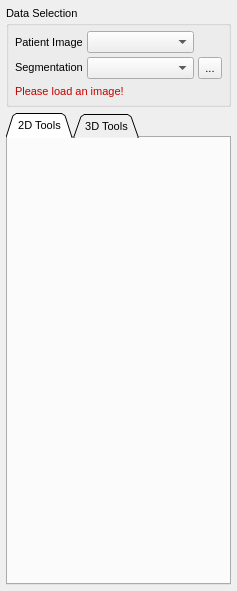
<?xml version="1.0" encoding="UTF-8"?>
<ui version="4.0">
 <class>QmitkSegmentationControls</class>
 <widget class="QWidget" name="QmitkSegmentationControls">
  <property name="geometry">
   <rect>
    <x>0</x>
    <y>0</y>
    <width>237</width>
    <height>591</height>
   </rect>
  </property>
  <property name="sizePolicy">
   <sizepolicy hsizetype="Minimum" vsizetype="Minimum">
    <horstretch>0</horstretch>
    <verstretch>0</verstretch>
   </sizepolicy>
  </property>
  <property name="minimumSize">
   <size>
    <width>0</width>
    <height>0</height>
   </size>
  </property>
  <property name="font">
   <font>
    <family>MS Shell Dlg 2</family>
    <pointsize>8</pointsize>
    <weight>50</weight>
    <italic>false</italic>
    <bold>false</bold>
    <underline>false</underline>
    <strikeout>false</strikeout>
   </font>
  </property>
  <property name="windowTitle">
   <string>QmitkSegmentation</string>
  </property>
  <layout class="QVBoxLayout" name="verticalLayout_6">
   <property name="sizeConstraint">
    <enum>QLayout::SetMinimumSize</enum>
   </property>
   <property name="leftMargin">
    <number>6</number>
   </property>
   <property name="topMargin">
    <number>6</number>
   </property>
   <property name="rightMargin">
    <number>6</number>
   </property>
   <property name="bottomMargin">
    <number>6</number>
   </property>
   <item>
    <widget class="QGroupBox" name="groupBox">
     <property name="sizePolicy">
      <sizepolicy hsizetype="Minimum" vsizetype="Fixed">
       <horstretch>0</horstretch>
       <verstretch>0</verstretch>
      </sizepolicy>
     </property>
     <property name="title">
      <string>Data Selection</string>
     </property>
     <layout class="QVBoxLayout" name="verticalLayout_3">
      <property name="leftMargin">
       <number>6</number>
      </property>
      <property name="topMargin">
       <number>6</number>
      </property>
      <property name="rightMargin">
       <number>6</number>
      </property>
      <property name="bottomMargin">
       <number>6</number>
      </property>
      <item>
       <layout class="QGridLayout" name="gridLayout_2" columnstretch="0,0,0">
        <property name="sizeConstraint">
         <enum>QLayout::SetMinimumSize</enum>
        </property>
        <property name="spacing">
         <number>4</number>
        </property>
        <item row="0" column="0">
         <widget class="QLabel" name="lblPatientImage">
          <property name="sizePolicy">
           <sizepolicy hsizetype="Maximum" vsizetype="Preferred">
            <horstretch>0</horstretch>
            <verstretch>0</verstretch>
           </sizepolicy>
          </property>
          <property name="text">
           <string>Patient Image</string>
          </property>
         </widget>
        </item>
        <item row="1" column="0">
         <widget class="QLabel" name="lblSegmentation">
          <property name="sizePolicy">
           <sizepolicy hsizetype="Maximum" vsizetype="Fixed">
            <horstretch>0</horstretch>
            <verstretch>0</verstretch>
           </sizepolicy>
          </property>
          <property name="text">
           <string>Segmentation</string>
          </property>
         </widget>
        </item>
        <item row="1" column="2">
         <widget class="QToolButton" name="btnNewSegmentation">
          <property name="sizePolicy">
           <sizepolicy hsizetype="Maximum" vsizetype="Minimum">
            <horstretch>0</horstretch>
            <verstretch>0</verstretch>
           </sizepolicy>
          </property>
          <property name="toolTip">
           <string>Create a new segmentation</string>
          </property>
          <property name="text">
           <string>...</string>
          </property>
          <property name="icon">
           <iconset resource="../../resources/segmentation.qrc">
            <normaloff>:/segmentation/btnNew.png</normaloff>:/segmentation/btnNew.png</iconset>
          </property>
         </widget>
        </item>
        <item row="1" column="1">
         <widget class="QmitkDataStorageComboBox" name="segImageSelector">
          <property name="sizePolicy">
           <sizepolicy hsizetype="Minimum" vsizetype="Fixed">
            <horstretch>0</horstretch>
            <verstretch>0</verstretch>
           </sizepolicy>
          </property>
         </widget>
        </item>
        <item row="0" column="1">
         <widget class="QmitkDataStorageComboBox" name="patImageSelector">
          <property name="sizePolicy">
           <sizepolicy hsizetype="Minimum" vsizetype="Fixed">
            <horstretch>0</horstretch>
            <verstretch>0</verstretch>
           </sizepolicy>
          </property>
         </widget>
        </item>
       </layout>
      </item>
      <item>
       <widget class="QLabel" name="lblSegmentationWarnings">
        <property name="sizePolicy">
         <sizepolicy hsizetype="Minimum" vsizetype="Fixed">
          <horstretch>0</horstretch>
          <verstretch>0</verstretch>
         </sizepolicy>
        </property>
        <property name="palette">
         <palette>
          <active>
           <colorrole role="WindowText">
            <brush brushstyle="SolidPattern">
             <color alpha="255">
              <red>200</red>
              <green>0</green>
              <blue>0</blue>
             </color>
            </brush>
           </colorrole>
           <colorrole role="Text">
            <brush brushstyle="SolidPattern">
             <color alpha="255">
              <red>200</red>
              <green>0</green>
              <blue>0</blue>
             </color>
            </brush>
           </colorrole>
           <colorrole role="ButtonText">
            <brush brushstyle="SolidPattern">
             <color alpha="255">
              <red>200</red>
              <green>0</green>
              <blue>0</blue>
             </color>
            </brush>
           </colorrole>
          </active>
          <inactive>
           <colorrole role="WindowText">
            <brush brushstyle="SolidPattern">
             <color alpha="255">
              <red>200</red>
              <green>0</green>
              <blue>0</blue>
             </color>
            </brush>
           </colorrole>
           <colorrole role="Text">
            <brush brushstyle="SolidPattern">
             <color alpha="255">
              <red>200</red>
              <green>0</green>
              <blue>0</blue>
             </color>
            </brush>
           </colorrole>
           <colorrole role="ButtonText">
            <brush brushstyle="SolidPattern">
             <color alpha="255">
              <red>200</red>
              <green>0</green>
              <blue>0</blue>
             </color>
            </brush>
           </colorrole>
          </inactive>
          <disabled>
           <colorrole role="WindowText">
            <brush brushstyle="SolidPattern">
             <color alpha="255">
              <red>84</red>
              <green>82</green>
              <blue>78</blue>
             </color>
            </brush>
           </colorrole>
           <colorrole role="Text">
            <brush brushstyle="SolidPattern">
             <color alpha="255">
              <red>84</red>
              <green>82</green>
              <blue>78</blue>
             </color>
            </brush>
           </colorrole>
           <colorrole role="ButtonText">
            <brush brushstyle="SolidPattern">
             <color alpha="255">
              <red>84</red>
              <green>82</green>
              <blue>78</blue>
             </color>
            </brush>
           </colorrole>
          </disabled>
         </palette>
        </property>
        <property name="font">
         <font>
          <weight>50</weight>
          <bold>false</bold>
         </font>
        </property>
        <property name="text">
         <string>Please load an image!</string>
        </property>
        <property name="wordWrap">
         <bool>true</bool>
        </property>
       </widget>
      </item>
     </layout>
    </widget>
   </item>
   <item>
    <widget class="QTabWidget" name="tabWidgetSegmentationTools">
     <property name="sizePolicy">
      <sizepolicy hsizetype="Minimum" vsizetype="Minimum">
       <horstretch>0</horstretch>
       <verstretch>0</verstretch>
      </sizepolicy>
     </property>
     <property name="layoutDirection">
      <enum>Qt::LeftToRight</enum>
     </property>
     <property name="styleSheet">
      <string notr="true">QTabWidget::tab-bar { alignment: middle; }</string>
     </property>
     <property name="tabPosition">
      <enum>QTabWidget::North</enum>
     </property>
     <property name="tabShape">
      <enum>QTabWidget::Triangular</enum>
     </property>
     <property name="currentIndex">
      <number>0</number>
     </property>
     <widget class="QWidget" name="tab2DTools">
      <property name="sizePolicy">
       <sizepolicy hsizetype="Minimum" vsizetype="Preferred">
        <horstretch>0</horstretch>
        <verstretch>0</verstretch>
       </sizepolicy>
      </property>
      <property name="layoutDirection">
       <enum>Qt::LeftToRight</enum>
      </property>
      <property name="autoFillBackground">
       <bool>false</bool>
      </property>
      <attribute name="title">
       <string>2D Tools</string>
      </attribute>
      <layout class="QVBoxLayout" name="verticalLayout">
       <property name="leftMargin">
        <number>6</number>
       </property>
       <property name="topMargin">
        <number>6</number>
       </property>
       <property name="rightMargin">
        <number>6</number>
       </property>
       <property name="bottomMargin">
        <number>6</number>
       </property>
       <item>
        <widget class="QmitkToolGUIArea" name="m_ManualToolGUIContainer2D" native="true">
         <property name="sizePolicy">
          <sizepolicy hsizetype="Minimum" vsizetype="Minimum">
           <horstretch>0</horstretch>
           <verstretch>0</verstretch>
          </sizepolicy>
         </property>
         <property name="font">
          <font>
           <weight>50</weight>
           <bold>false</bold>
          </font>
         </property>
        </widget>
       </item>
       <item>
        <widget class="QmitkToolSelectionBox" name="m_ManualToolSelectionBox2D" native="true">
         <property name="sizePolicy">
          <sizepolicy hsizetype="Minimum" vsizetype="Fixed">
           <horstretch>0</horstretch>
           <verstretch>0</verstretch>
          </sizepolicy>
         </property>
         <property name="font">
          <font>
           <weight>50</weight>
           <bold>false</bold>
          </font>
         </property>
        </widget>
       </item>
       <item>
        <widget class="QmitkSlicesInterpolator" name="m_SlicesInterpolator" native="true">
         <property name="sizePolicy">
          <sizepolicy hsizetype="Minimum" vsizetype="Fixed">
           <horstretch>0</horstretch>
           <verstretch>0</verstretch>
          </sizepolicy>
         </property>
         <property name="font">
          <font>
           <weight>50</weight>
           <bold>false</bold>
          </font>
         </property>
        </widget>
       </item>
       <item>
        <spacer name="verticalSpacer_2">
         <property name="orientation">
          <enum>Qt::Vertical</enum>
         </property>
         <property name="sizeHint" stdset="0">
          <size>
           <width>20</width>
           <height>40</height>
          </size>
         </property>
        </spacer>
       </item>
      </layout>
     </widget>
     <widget class="QWidget" name="tab3DTools">
      <property name="sizePolicy">
       <sizepolicy hsizetype="Minimum" vsizetype="Minimum">
        <horstretch>0</horstretch>
        <verstretch>0</verstretch>
       </sizepolicy>
      </property>
      <attribute name="title">
       <string>3D Tools</string>
      </attribute>
      <layout class="QVBoxLayout" name="verticalLayout_2">
       <property name="leftMargin">
        <number>6</number>
       </property>
       <property name="topMargin">
        <number>6</number>
       </property>
       <property name="rightMargin">
        <number>6</number>
       </property>
       <property name="bottomMargin">
        <number>6</number>
       </property>
       <item>
        <widget class="QmitkToolGUIArea" name="m_ManualToolGUIContainer3D" native="true">
         <property name="sizePolicy">
          <sizepolicy hsizetype="Minimum" vsizetype="Minimum">
           <horstretch>0</horstretch>
           <verstretch>0</verstretch>
          </sizepolicy>
         </property>
         <property name="font">
          <font>
           <weight>50</weight>
           <bold>false</bold>
          </font>
         </property>
        </widget>
       </item>
       <item>
        <widget class="QmitkToolSelectionBox" name="m_ManualToolSelectionBox3D" native="true">
         <property name="sizePolicy">
          <sizepolicy hsizetype="Minimum" vsizetype="Minimum">
           <horstretch>0</horstretch>
           <verstretch>0</verstretch>
          </sizepolicy>
         </property>
         <property name="font">
          <font>
           <weight>50</weight>
           <bold>false</bold>
          </font>
         </property>
        </widget>
       </item>
       <item>
        <spacer name="verticalSpacer">
         <property name="orientation">
          <enum>Qt::Vertical</enum>
         </property>
         <property name="sizeHint" stdset="0">
          <size>
           <width>20</width>
           <height>40</height>
          </size>
         </property>
        </spacer>
       </item>
      </layout>
     </widget>
    </widget>
   </item>
  </layout>
 </widget>
 <layoutdefault spacing="6" margin="11"/>
 <customwidgets>
  <customwidget>
   <class>QmitkDataStorageComboBox</class>
   <extends>QComboBox</extends>
   <header location="global">QmitkDataStorageComboBox.h</header>
  </customwidget>
  <customwidget>
   <class>QmitkToolSelectionBox</class>
   <extends>QWidget</extends>
   <header location="global">QmitkToolSelectionBox.h</header>
  </customwidget>
  <customwidget>
   <class>QmitkSlicesInterpolator</class>
   <extends>QWidget</extends>
   <header location="global">QmitkSlicesInterpolator.h</header>
  </customwidget>
  <customwidget>
   <class>QmitkToolGUIArea</class>
   <extends>QWidget</extends>
   <header location="global">QmitkToolGUIArea.h</header>
  </customwidget>
 </customwidgets>
 <includes>
  <include location="global">QmitkToolReferenceDataSelectionBox.h</include>
  <include location="global">QmitkToolGUIArea.h</include>
  <include location="global">QmitkToolSelectionBox.h</include>
  <include location="global">QmitkSlicesInterpolator.h</include>
 </includes>
 <resources>
  <include location="../../resources/segmentation.qrc"/>
 </resources>
 <connections/>
</ui>
